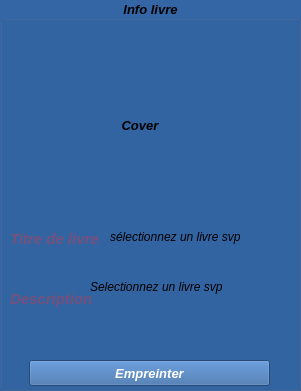
       <widget class="QGroupBox" name="groupBox_9">
        <property name="geometry">
         <rect>
          <x>10</x>
          <y>238</y>
          <width>301</width>
          <height>391</height>
         </rect>
        </property>
        <property name="minimumSize">
         <size>
          <width>280</width>
          <height>0</height>
         </size>
        </property>
        <property name="palette">
         <palette>
          <active>
           <colorrole role="WindowText">
            <brush brushstyle="SolidPattern">
             <color alpha="255">
              <red>0</red>
              <green>0</green>
              <blue>0</blue>
             </color>
            </brush>
           </colorrole>
           <colorrole role="Button">
            <brush brushstyle="SolidPattern">
             <color alpha="255">
              <red>52</red>
              <green>101</green>
              <blue>164</blue>
             </color>
            </brush>
           </colorrole>
           <colorrole role="Light">
            <brush brushstyle="SolidPattern">
             <color alpha="255">
              <red>78</red>
              <green>152</green>
              <blue>246</blue>
             </color>
            </brush>
           </colorrole>
           <colorrole role="Midlight">
            <brush brushstyle="SolidPattern">
             <color alpha="255">
              <red>65</red>
              <green>126</green>
              <blue>205</blue>
             </color>
            </brush>
           </colorrole>
           <colorrole role="Dark">
            <brush brushstyle="SolidPattern">
             <color alpha="255">
              <red>26</red>
              <green>50</green>
              <blue>82</blue>
             </color>
            </brush>
           </colorrole>
           <colorrole role="Mid">
            <brush brushstyle="SolidPattern">
             <color alpha="255">
              <red>34</red>
              <green>67</green>
              <blue>109</blue>
             </color>
            </brush>
           </colorrole>
           <colorrole role="Text">
            <brush brushstyle="SolidPattern">
             <color alpha="255">
              <red>0</red>
              <green>0</green>
              <blue>0</blue>
             </color>
            </brush>
           </colorrole>
           <colorrole role="BrightText">
            <brush brushstyle="SolidPattern">
             <color alpha="255">
              <red>255</red>
              <green>255</green>
              <blue>255</blue>
             </color>
            </brush>
           </colorrole>
           <colorrole role="ButtonText">
            <brush brushstyle="SolidPattern">
             <color alpha="255">
              <red>117</red>
              <green>80</green>
              <blue>123</blue>
             </color>
            </brush>
           </colorrole>
           <colorrole role="Base">
            <brush brushstyle="SolidPattern">
             <color alpha="255">
              <red>255</red>
              <green>255</green>
              <blue>255</blue>
             </color>
            </brush>
           </colorrole>
           <colorrole role="Window">
            <brush brushstyle="SolidPattern">
             <color alpha="255">
              <red>52</red>
              <green>101</green>
              <blue>164</blue>
             </color>
            </brush>
           </colorrole>
           <colorrole role="Shadow">
            <brush brushstyle="SolidPattern">
             <color alpha="255">
              <red>0</red>
              <green>0</green>
              <blue>0</blue>
             </color>
            </brush>
           </colorrole>
           <colorrole role="AlternateBase">
            <brush brushstyle="SolidPattern">
             <color alpha="255">
              <red>153</red>
              <green>178</green>
              <blue>209</blue>
             </color>
            </brush>
           </colorrole>
           <colorrole role="ToolTipBase">
            <brush brushstyle="SolidPattern">
             <color alpha="255">
              <red>255</red>
              <green>255</green>
              <blue>220</blue>
             </color>
            </brush>
           </colorrole>
           <colorrole role="ToolTipText">
            <brush brushstyle="SolidPattern">
             <color alpha="255">
              <red>0</red>
              <green>0</green>
              <blue>0</blue>
             </color>
            </brush>
           </colorrole>
          </active>
          <inactive>
           <colorrole role="WindowText">
            <brush brushstyle="SolidPattern">
             <color alpha="255">
              <red>0</red>
              <green>0</green>
              <blue>0</blue>
             </color>
            </brush>
           </colorrole>
           <colorrole role="Button">
            <brush brushstyle="SolidPattern">
             <color alpha="255">
              <red>52</red>
              <green>101</green>
              <blue>164</blue>
             </color>
            </brush>
           </colorrole>
           <colorrole role="Light">
            <brush brushstyle="SolidPattern">
             <color alpha="255">
              <red>78</red>
              <green>152</green>
              <blue>246</blue>
             </color>
            </brush>
           </colorrole>
           <colorrole role="Midlight">
            <brush brushstyle="SolidPattern">
             <color alpha="255">
              <red>65</red>
              <green>126</green>
              <blue>205</blue>
             </color>
            </brush>
           </colorrole>
           <colorrole role="Dark">
            <brush brushstyle="SolidPattern">
             <color alpha="255">
              <red>26</red>
              <green>50</green>
              <blue>82</blue>
             </color>
            </brush>
           </colorrole>
           <colorrole role="Mid">
            <brush brushstyle="SolidPattern">
             <color alpha="255">
              <red>34</red>
              <green>67</green>
              <blue>109</blue>
             </color>
            </brush>
           </colorrole>
           <colorrole role="Text">
            <brush brushstyle="SolidPattern">
             <color alpha="255">
              <red>0</red>
              <green>0</green>
              <blue>0</blue>
             </color>
            </brush>
           </colorrole>
           <colorrole role="BrightText">
            <brush brushstyle="SolidPattern">
             <color alpha="255">
              <red>255</red>
              <green>255</green>
              <blue>255</blue>
             </color>
            </brush>
           </colorrole>
           <colorrole role="ButtonText">
            <brush brushstyle="SolidPattern">
             <color alpha="255">
              <red>117</red>
              <green>80</green>
              <blue>123</blue>
             </color>
            </brush>
           </colorrole>
           <colorrole role="Base">
            <brush brushstyle="SolidPattern">
             <color alpha="255">
              <red>255</red>
              <green>255</green>
              <blue>255</blue>
             </color>
            </brush>
           </colorrole>
           <colorrole role="Window">
            <brush brushstyle="SolidPattern">
             <color alpha="255">
              <red>52</red>
              <green>101</green>
              <blue>164</blue>
             </color>
            </brush>
           </colorrole>
           <colorrole role="Shadow">
            <brush brushstyle="SolidPattern">
             <color alpha="255">
              <red>0</red>
              <green>0</green>
              <blue>0</blue>
             </color>
            </brush>
           </colorrole>
           <colorrole role="AlternateBase">
            <brush brushstyle="SolidPattern">
             <color alpha="255">
              <red>153</red>
              <green>178</green>
              <blue>209</blue>
             </color>
            </brush>
           </colorrole>
           <colorrole role="ToolTipBase">
            <brush brushstyle="SolidPattern">
             <color alpha="255">
              <red>255</red>
              <green>255</green>
              <blue>220</blue>
             </color>
            </brush>
           </colorrole>
           <colorrole role="ToolTipText">
            <brush brushstyle="SolidPattern">
             <color alpha="255">
              <red>0</red>
              <green>0</green>
              <blue>0</blue>
             </color>
            </brush>
           </colorrole>
          </inactive>
          <disabled>
           <colorrole role="WindowText">
            <brush brushstyle="SolidPattern">
             <color alpha="255">
              <red>26</red>
              <green>50</green>
              <blue>82</blue>
             </color>
            </brush>
           </colorrole>
           <colorrole role="Button">
            <brush brushstyle="SolidPattern">
             <color alpha="255">
              <red>52</red>
              <green>101</green>
              <blue>164</blue>
             </color>
            </brush>
           </colorrole>
           <colorrole role="Light">
            <brush brushstyle="SolidPattern">
             <color alpha="255">
              <red>78</red>
              <green>152</green>
              <blue>246</blue>
             </color>
            </brush>
           </colorrole>
           <colorrole role="Midlight">
            <brush brushstyle="SolidPattern">
             <color alpha="255">
              <red>65</red>
              <green>126</green>
              <blue>205</blue>
             </color>
            </brush>
           </colorrole>
           <colorrole role="Dark">
            <brush brushstyle="SolidPattern">
             <color alpha="255">
              <red>26</red>
              <green>50</green>
              <blue>82</blue>
             </color>
            </brush>
           </colorrole>
           <colorrole role="Mid">
            <brush brushstyle="SolidPattern">
             <color alpha="255">
              <red>34</red>
              <green>67</green>
              <blue>109</blue>
             </color>
            </brush>
           </colorrole>
           <colorrole role="Text">
            <brush brushstyle="SolidPattern">
             <color alpha="255">
              <red>26</red>
              <green>50</green>
              <blue>82</blue>
             </color>
            </brush>
           </colorrole>
           <colorrole role="BrightText">
            <brush brushstyle="SolidPattern">
             <color alpha="255">
              <red>255</red>
              <green>255</green>
              <blue>255</blue>
             </color>
            </brush>
           </colorrole>
           <colorrole role="ButtonText">
            <brush brushstyle="SolidPattern">
             <color alpha="255">
              <red>26</red>
              <green>50</green>
              <blue>82</blue>
             </color>
            </brush>
           </colorrole>
           <colorrole role="Base">
            <brush brushstyle="SolidPattern">
             <color alpha="255">
              <red>52</red>
              <green>101</green>
              <blue>164</blue>
             </color>
            </brush>
           </colorrole>
           <colorrole role="Window">
            <brush brushstyle="SolidPattern">
             <color alpha="255">
              <red>52</red>
              <green>101</green>
              <blue>164</blue>
             </color>
            </brush>
           </colorrole>
           <colorrole role="Shadow">
            <brush brushstyle="SolidPattern">
             <color alpha="255">
              <red>0</red>
              <green>0</green>
              <blue>0</blue>
             </color>
            </brush>
           </colorrole>
           <colorrole role="AlternateBase">
            <brush brushstyle="SolidPattern">
             <color alpha="255">
              <red>52</red>
              <green>101</green>
              <blue>164</blue>
             </color>
            </brush>
           </colorrole>
           <colorrole role="ToolTipBase">
            <brush brushstyle="SolidPattern">
             <color alpha="255">
              <red>255</red>
              <green>255</green>
              <blue>220</blue>
             </color>
            </brush>
           </colorrole>
           <colorrole role="ToolTipText">
            <brush brushstyle="SolidPattern">
             <color alpha="255">
              <red>0</red>
              <green>0</green>
              <blue>0</blue>
             </color>
            </brush>
           </colorrole>
          </disabled>
         </palette>
        </property>
        <property name="font">
         <font>
          <pointsize>10</pointsize>
          <weight>75</weight>
          <italic>true</italic>
          <bold>true</bold>
         </font>
        </property>
        <property name="title">
         <string>Info livre</string>
        </property>
        <property name="alignment">
         <set>Qt::AlignCenter</set>
        </property>
        <widget class="QLabel" name="Couverture">
         <property name="geometry">
          <rect>
           <x>70</x>
           <y>30</y>
           <width>140</width>
           <height>190</height>
          </rect>
         </property>
         <property name="minimumSize">
          <size>
           <width>140</width>
           <height>190</height>
          </size>
         </property>
         <property name="maximumSize">
          <size>
           <width>140</width>
           <height>190</height>
          </size>
         </property>
         <property name="baseSize">
          <size>
           <width>0</width>
           <height>0</height>
          </size>
         </property>
         <property name="text">
          <string>Cover</string>
         </property>
         <property name="alignment">
          <set>Qt::AlignCenter</set>
         </property>
        </widget>
        <widget class="QPushButton" name="emp">
         <property name="geometry">
          <rect>
           <x>29</x>
           <y>360</y>
           <width>241</width>
           <height>26</height>
          </rect>
         </property>
         <property name="palette">
          <palette>
           <active>
            <colorrole role="ButtonText">
             <brush brushstyle="SolidPattern">
              <color alpha="255">
               <red>255</red>
               <green>255</green>
               <blue>255</blue>
              </color>
             </brush>
            </colorrole>
           </active>
           <inactive>
            <colorrole role="ButtonText">
             <brush brushstyle="SolidPattern">
              <color alpha="255">
               <red>255</red>
               <green>255</green>
               <blue>255</blue>
              </color>
             </brush>
            </colorrole>
           </inactive>
           <disabled>
            <colorrole role="ButtonText">
             <brush brushstyle="SolidPattern">
              <color alpha="255">
               <red>26</red>
               <green>50</green>
               <blue>82</blue>
              </color>
             </brush>
            </colorrole>
           </disabled>
          </palette>
         </property>
         <property name="text">
          <string>Empreinter</string>
         </property>
        </widget>
        <widget class="QLabel" name="desc">
         <property name="geometry">
          <rect>
           <x>90</x>
           <y>280</y>
           <width>201</width>
           <height>70</height>
          </rect>
         </property>
         <property name="minimumSize">
          <size>
           <width>0</width>
           <height>70</height>
          </size>
         </property>
         <property name="maximumSize">
          <size>
           <width>16777215</width>
           <height>60</height>
          </size>
         </property>
         <property name="font">
          <font>
           <pointsize>9</pointsize>
           <weight>50</weight>
           <bold>false</bold>
          </font>
         </property>
         <property name="text">
          <string>Selectionnez un livre svp</string>
         </property>
         <property name="alignment">
          <set>Qt::AlignLeading|Qt::AlignLeft|Qt::AlignTop</set>
         </property>
         <property name="margin">
          <number>10</number>
         </property>
        </widget>
        <widget class="QLabel" name="label_8">
         <property name="geometry">
          <rect>
           <x>10</x>
           <y>280</y>
           <width>81</width>
           <height>37</height>
          </rect>
         </property>
         <property name="palette">
          <palette>
           <active>
            <colorrole role="WindowText">
             <brush brushstyle="SolidPattern">
              <color alpha="255">
               <red>117</red>
               <green>80</green>
               <blue>123</blue>
              </color>
             </brush>
            </colorrole>
            <colorrole role="Text">
             <brush brushstyle="SolidPattern">
              <color alpha="255">
               <red>117</red>
               <green>80</green>
               <blue>123</blue>
              </color>
             </brush>
            </colorrole>
           </active>
           <inactive>
            <colorrole role="WindowText">
             <brush brushstyle="SolidPattern">
              <color alpha="255">
               <red>117</red>
               <green>80</green>
               <blue>123</blue>
              </color>
             </brush>
            </colorrole>
            <colorrole role="Text">
             <brush brushstyle="SolidPattern">
              <color alpha="255">
               <red>117</red>
               <green>80</green>
               <blue>123</blue>
              </color>
             </brush>
            </colorrole>
           </inactive>
           <disabled>
            <colorrole role="WindowText">
             <brush brushstyle="SolidPattern">
              <color alpha="255">
               <red>26</red>
               <green>50</green>
               <blue>82</blue>
              </color>
             </brush>
            </colorrole>
            <colorrole role="Text">
             <brush brushstyle="SolidPattern">
              <color alpha="255">
               <red>26</red>
               <green>50</green>
               <blue>82</blue>
              </color>
             </brush>
            </colorrole>
           </disabled>
          </palette>
         </property>
         <property name="font">
          <font>
           <pointsize>11</pointsize>
          </font>
         </property>
         <property name="text">
          <string>Description</string>
         </property>
        </widget>
        <widget class="QLabel" name="titre">
         <property name="geometry">
          <rect>
           <x>110</x>
           <y>230</y>
           <width>161</width>
           <height>49</height>
          </rect>
         </property>
         <property name="font">
          <font>
           <pointsize>9</pointsize>
           <weight>50</weight>
           <bold>false</bold>
          </font>
         </property>
         <property name="text">
          <string>sélectionnez un livre svp</string>
         </property>
         <property name="alignment">
          <set>Qt::AlignLeading|Qt::AlignLeft|Qt::AlignTop</set>
         </property>
        </widget>
        <widget class="QLabel" name="label_7">
         <property name="geometry">
          <rect>
           <x>10</x>
           <y>230</y>
           <width>90</width>
           <height>20</height>
          </rect>
         </property>
         <property name="minimumSize">
          <size>
           <width>90</width>
           <height>20</height>
          </size>
         </property>
         <property name="maximumSize">
          <size>
           <width>90</width>
           <height>20</height>
          </size>
         </property>
         <property name="palette">
          <palette>
           <active>
            <colorrole role="WindowText">
             <brush brushstyle="SolidPattern">
              <color alpha="255">
               <red>117</red>
               <green>80</green>
               <blue>123</blue>
              </color>
             </brush>
            </colorrole>
            <colorrole role="Text">
             <brush brushstyle="SolidPattern">
              <color alpha="255">
               <red>117</red>
               <green>80</green>
               <blue>123</blue>
              </color>
             </brush>
            </colorrole>
           </active>
           <inactive>
            <colorrole role="WindowText">
             <brush brushstyle="SolidPattern">
              <color alpha="255">
               <red>117</red>
               <green>80</green>
               <blue>123</blue>
              </color>
             </brush>
            </colorrole>
            <colorrole role="Text">
             <brush brushstyle="SolidPattern">
              <color alpha="255">
               <red>117</red>
               <green>80</green>
               <blue>123</blue>
              </color>
             </brush>
            </colorrole>
           </inactive>
           <disabled>
            <colorrole role="WindowText">
             <brush brushstyle="SolidPattern">
              <color alpha="255">
               <red>26</red>
               <green>50</green>
               <blue>82</blue>
              </color>
             </brush>
            </colorrole>
            <colorrole role="Text">
             <brush brushstyle="SolidPattern">
              <color alpha="255">
               <red>26</red>
               <green>50</green>
               <blue>82</blue>
              </color>
             </brush>
            </colorrole>
           </disabled>
          </palette>
         </property>
         <property name="font">
          <font>
           <pointsize>11</pointsize>
          </font>
         </property>
         <property name="text">
          <string>Titre de livre</string>
         </property>
         <property name="alignment">
          <set>Qt::AlignJustify|Qt::AlignTop</set>
         </property>
         <property name="wordWrap">
          <bool>true</bool>
         </property>
        </widget>
       </widget>
